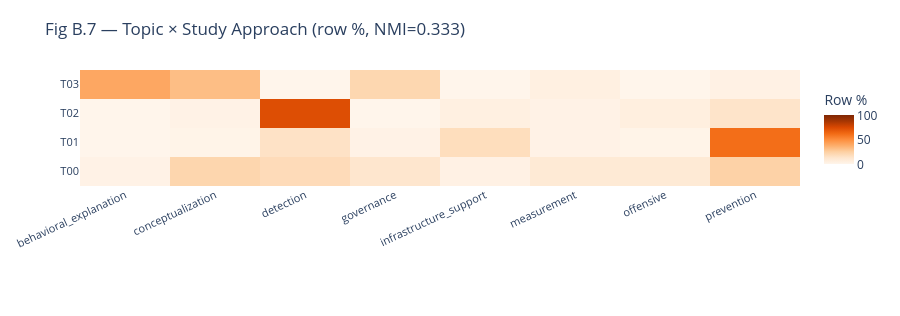

This figure's notebook cell:
### Code cell
# Fig B.7 — Topic × Study Approach heatmap (row-normalised %)
sa_count = pd.crosstab(df_v["t_short"], df_v["study_approach"])
sa_count = sa_count.reindex(sorted(sa_count.index))
sa_pct   = sa_count.div(sa_count.sum(axis=1), axis=0).mul(100).round(1)

nmi_sa = normalized_mutual_info_score(
    df_v["topic_id_clean"].astype(str),
    df_v["study_approach"].fillna("unknown"),
)

fig_sa = go.Figure(go.Heatmap(
    z=sa_pct.values,
    x=sa_pct.columns.tolist(),
    y=sa_pct.index.tolist(),
    colorscale="Oranges", zmin=0, zmax=100,
    hovertemplate="%{y}  ×  %{x}<br>%{z:.1f}%  (N=%{customdata})<extra></extra>",
    customdata=sa_count.values,
    colorbar=dict(title="Row %", len=0.8),
))
fig_sa.update_layout(
    title=f"Fig B.7 — Topic × Study Approach (row %, NMI={nmi_sa:.3f})",
    xaxis=dict(tickangle=-25, tickfont=dict(size=11)),
    yaxis=dict(tickfont=dict(size=11)),
    height=max(300, len(sa_pct) * 44 + 140),
    margin=dict(l=80, b=130, t=70, r=100),
)
fig_sa.show()
save_figure(fig_sa, "05_B7_topic_study_approach")
print(f"NMI (topic vs Study Approach): {nmi_sa:.3f}")

### Figure 1 — Plotly figure (JSON) as saved in the notebook; plotly's stock layout.template omitted (floating-point values rounded to 4 significant figures)
{"data": [{"colorbar": {"len": 0.8, "title": {"text": "Row %"}}, "colorscale": [[0, "rgb(255,245,235)"], [0.125, "rgb(254,230,206)"], [0.25, "rgb(253,208,162)"], [0.375, "rgb(253,174,107)"], [0.5, "rgb(253,141,60)"], [0.625, "rgb(241,105,19)"], [0.75, "rgb(217,72,1)"], [0.875, "rgb(166,54,3)"], [1, "rgb(127,39,4)"]], "customdata": [[2, 21, 18, 12, 3, 9, 9, 23], [0, 1, 13, 2, 15, 2, 1, 53], [0, 2, 70, 0, 4, 2, 5, 13], [38, 30, 0, 20, 0, 4, 0, 3]], "hovertemplate": "%{y}  ×  %{x}<br>%{z:.1f}%  (N=%{customdata})<extra></extra>", "type": "heatmap", "x": ["behavioral_explanation", "conceptualization", "detection", "governance", "infrastructure_support", "measurement", "offensive", "prevention"], "y": ["T00", "T01", "T02", "T03"], "z": [[2.1, 21.6, 18.6, 12.4, 3.1, 9.3, 9.3, 23.7], [0.0, 1.1, 14.9, 2.3, 17.2, 2.3, 1.1, 60.9], [0.0, 2.1, 72.9, 0.0, 4.2, 2.1, 5.2, 13.5], [40.0, 31.6, 0.0, 21.1, 0.0, 4.2, 0.0, 3.2]], "zmax": 100, "zmin": 0}], "layout": {"height": 316, "margin": {"b": 130, "l": 80, "r": 100, "t": 70}, "title": {"text": "Fig B.7 — Topic × Study Approach (row %, NMI=0.333)"}, "xaxis": {"tickangle": -25, "tickfont": {"size": 11}}, "yaxis": {"tickfont": {"size": 11}}}}
